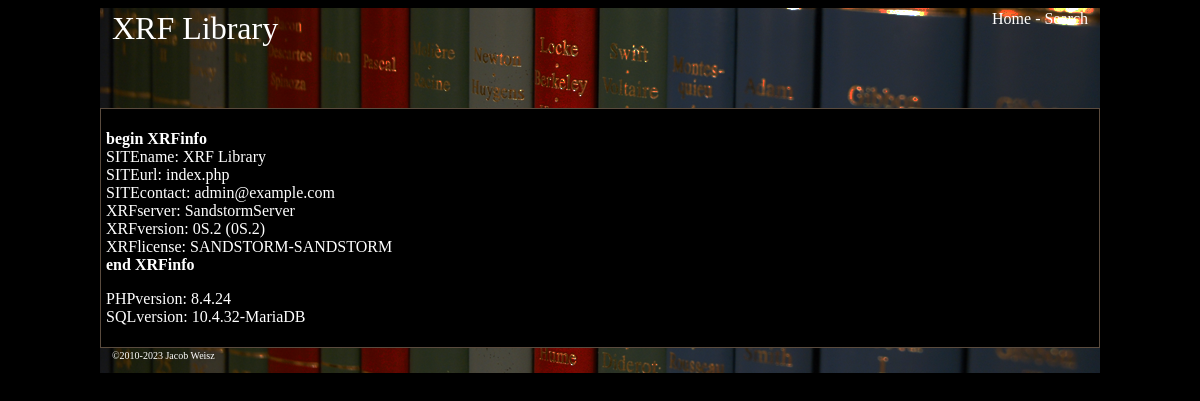
Page /xrfinfo.php on the committed database.
### tables this page shows
CREATE TABLE IF NOT EXISTS `g_config` (
  `site_name` varchar(128) NOT NULL,
  `site_url` varchar(128) NOT NULL DEFAULT 'index.php',
  `site_key` varchar(32) NOT NULL DEFAULT 'SANDSTORM-SANDSTORM' COMMENT 'License key for XRF install.',
  `auth_version` varchar(10) NOT NULL DEFAULT '0S.2' COMMENT 'If module version is not found in this string, disable module',
  `server_name` varchar(32) NOT NULL DEFAULT 'SandstormServer' COMMENT 'ID of XRF server',
  `admin_email` varchar(128) NOT NULL DEFAULT 'admin@example.com' COMMENT 'The master admin''s email for alert and notification purposes',
  `admin_id` int(8) NOT NULL DEFAULT '1' COMMENT 'The master admin''s ID',
  `vlog_enabled` int(1) NOT NULL DEFAULT '0' COMMENT 'If 1, enable verbose logging.',
  `style_default` varchar(32) NOT NULL DEFAULT 'xrfdark' COMMENT 'Style to use by default',
  PRIMARY KEY (`site_name`)
);

### includes/global.php (called while the page is built, shortened)
<?php
require_once("includes/variables.php");
require_once("includes/functions_db.php");
$xrf_db = @mysqli_connect($xrf_dbserver, $xrf_dbusername, $xrf_dbpassword, $xrf_dbname) or die(mysqli_connect_error());
$xrf_config_query="SELECT * FROM g_config";
$xrf_config_result=mysqli_query($xrf_db, $xrf_config_query);
$xrf_site_name=xrf_mysql_result($xrf_config_result,0,"site_name");
$xrf_site_url=xrf_mysql_result($xrf_config_result,0,"site_url");
$xrf_site_key=xrf_mysql_result($xrf_config_result,0,"site_key");
$xrf_server_name=xrf_mysql_result($xrf_config_result,0,"server_name");
$xrf_admin_email=xrf_mysql_result($xrf_config_result,0,"admin_email");
$xrf_style_default=xrf_mysql_result($xrf_config_result,0,"style_default");
?>

### includes/functions_db.php (called while the page is built)
<?php
function xrf_mysql_result($result, $number, $field=0)
{
mysqli_data_seek($result, $number);
$row = mysqli_fetch_array($result);
return $row[$field] ?? false;
}
?>

### xrfinfo.php (the view)
<?php
require_once("includes/global.php");
require_once("includes/header.php");
echo "<p><b>begin XRFinfo</b><br>
SITEname: $xrf_site_name<br>
SITEurl: $xrf_site_url<br>
SITEcontact: $xrf_admin_email<br>
XRFserver: $xrf_server_name<br>
XRFversion: $xrf_auth_version_db ($xrf_auth_version_page)<br>
XRFlicense: $xrf_site_key<br>
<b>end XRFinfo</b></p>
<p>PHPversion: " . phpversion() . "<br>SQLversion: " . mysqli_get_server_info($xrf_db) . "</p>";
require_once("includes/footer.php"); ?>

### includes/header.php (shortened to what this page needs)
<?php
if ($xrf_mystylepref == "") {$xrf_style = $xrf_style_default;}
else {$xrf_style = $xrf_mystylepref;}
if (isset($xrf_page_subtitle)) { $xrf_title_nugget = " - "; } else { $xrf_page_subtitle = ""; $xrf_title_nugget = ""; }
echo "<html><head><title>$xrf_site_name Library$xrf_title_nugget$xrf_page_subtitle</title>
<link rel=\"stylesheet\" type=\"text/css\" href=\"styles/$xrf_style/style.css\" />
<link rel=\"stylesheet\" type=\"text/css\" href=\"styles/print/style.css\" media=\"print\" />
</head><body>";
echo "<div class=\"header\" align=\"center\">
<table width=\"100%\"><tr><td>
<p align=\"left\">
<font size=\"6\" color=\"white\">$xrf_site_name</font><br>
<font color=\"white\" class=\"navigation-box\"><a href=\"$xrf_site_url\"><font color=\"white\">$xrf_myusername</font></a></font>
</p>
</td><td>
<p align=\"right\" class=\"navigation-box\">
<font color=\"white\"><a href=\"index.php\"><font color=\"white\">Home</font></a> - <a href=\"search.php\"><font color=\"white\">Search</font></a></font>
</p>
</td></tr></table>
</div>
<div class=\"container\" align=\"left\">";
?>

### styles/xrfdark/style.css (style rules this page uses)
body { background: #000000; font-family: Verdana; color: #FFFFFF; }
a { font-family: Verdana; text-decoration: none; color: #FFFFFF; border-color: #FFFFFF; }
.header { width: 980px; height: 100px; margin-left: auto; margin-right: auto; padding-left: 10px; padding-right: 10px; background-image: url(images/banner.png); }
.container { width: 988px; height: auto; margin-left:auto; margin-right:auto; padding: 5px; background-color: #000000; border: 1px solid #5a4b3e; outline-style: none; }
td, tr { vertical-align:top; padding: 0px; border: 0px; margin: 0px; outline-style: none; }
table { vertical-align:top; padding: 0px; border: 0px; margin: 0px; outline-style: none; }

### styles/print/style.css (style rules this page uses)
body { background: #FFFFFF; font-family: Verdana; color: #000; }
a { font-family: Verdana; text-decoration: none; color: #000; border-color: #000; }
.header { width: 980px; height: 100px; margin-left: auto; margin-right: auto; padding-left: 10px; padding-right: 10px; }
.container { width: 988px; height: auto; margin-left:auto; margin-right:auto; padding: 5px; background-color: #FFFFFF; border: 1px solid black; outline-style: none; }
.navigation-box { display: none; }
td, tr { vertical-align:top; padding: 0px; border: 0px; margin: 0px; outline-style: none; }
table { vertical-align:top; padding: 0px; border: 0px; margin: 0px; outline-style: none; }

### rows in the picture
g_config: site_name "XRF Library", site_url "index.php", admin_email "admin@example.com", server_name "SandstormServer", auth_version "0S.2", site_key "SANDSTORM-SANDSTORM"

### other values in the picture
$xrf_auth_version_db "0S.2"
phpversion() "8.4.24"
mysqli_get_server_info($xrf_db) "10.4.32-MariaDB"
